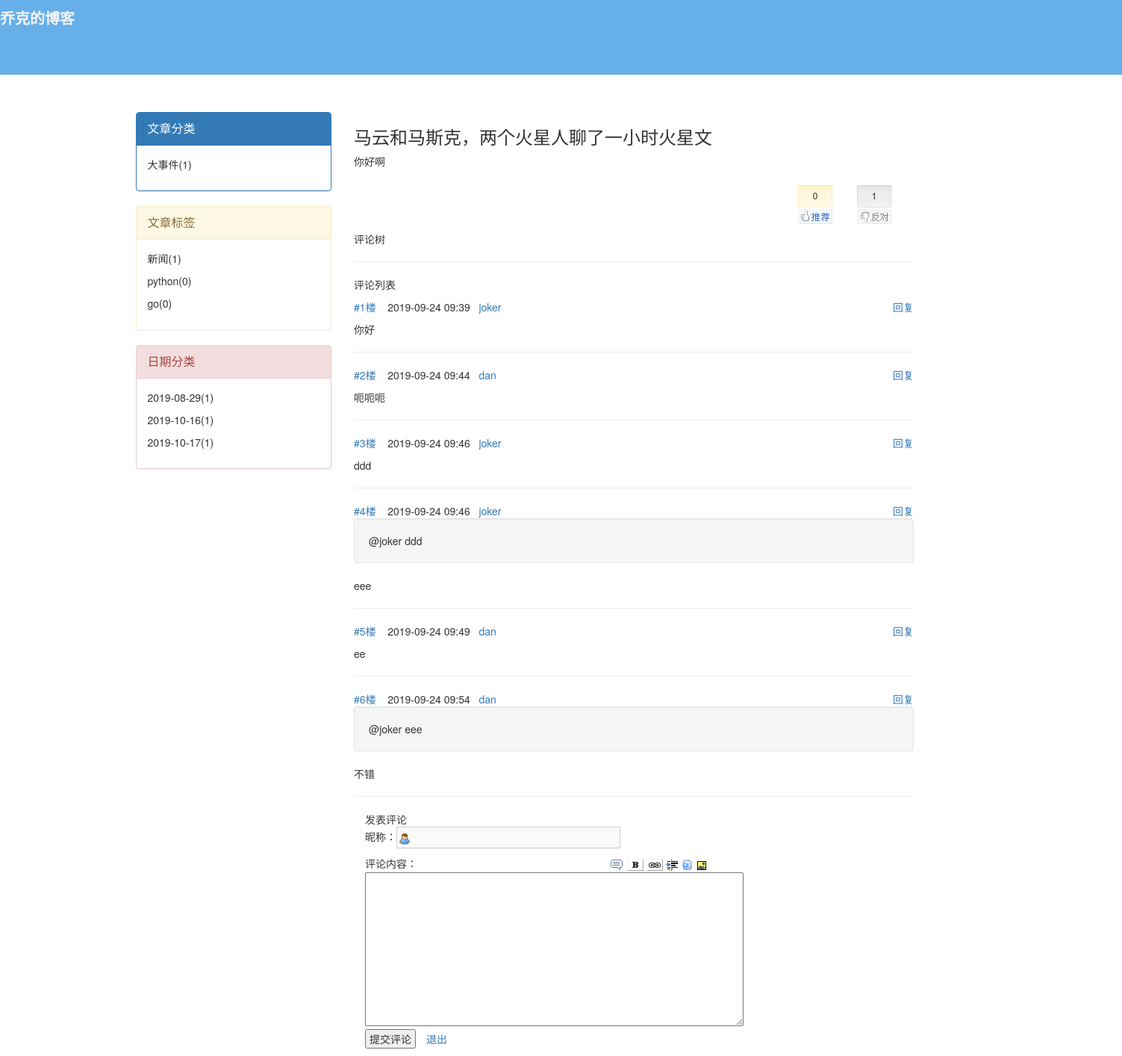
Page /blog/joker/1/ on the committed database.
### blog/models.py (models this page shows, shortened)
class UserInfo(AbstractUser):
    nid = models.AutoField(primary_key=True)
    phone = models.CharField(max_length=11, null=True, unique=True)
    avatar = models.FileField(upload_to="avatars/", default="avatars/default.png", verbose_name="头像")
    create_time = models.DateTimeField(auto_now_add=True)
    blog = models.OneToOneField(to="Blog", to_field="nid", null=True)

class Blog(models.Model):
    nid = models.AutoField(primary_key=True)
    title = models.CharField(max_length=64)  # 个人博客标题
    site = models.CharField(max_length=32, unique=True)  # 个人博客后缀
    theme = models.CharField(max_length=32)  # 博客主题

class Category(models.Model):
    nid = models.AutoField(primary_key=True)
    title = models.CharField(max_length=32)  # 分类标题
    blog = models.ForeignKey(to="Blog", to_field="nid")  # 外键关联博客，一个博客站点可以有多个分类

class Article(models.Model):
    nid = models.AutoField(primary_key=True)
    title = models.CharField(max_length=50)  # 文章标题
    desc = models.CharField(max_length=255)  # 文章描述
    create_time = models.DateTimeField(auto_now_add=True)  # 创建时间
    comments_count = models.IntegerField(verbose_name="评论数", default=0)
    up_count = models.IntegerField(verbose_name="点赞数", default=0)
    down_count = models.IntegerField(verbose_name="点踩数", default=0)
    category = models.ForeignKey(to="Category", to_field="nid", null=True)
    user = models.ForeignKey(to="UserInfo", to_field="nid")
    tags = models.ManyToManyField(  # 中介模型
        to="Tag",
        through="Article2Tag",
        through_fields=("article", "tag"),  # 注意顺序！！！
    )

class ArticleDetail(models.Model):
    nid = models.AutoField(primary_key=True)
    content = models.TextField()
    article = models.OneToOneField(to="Article", to_field="nid")

class Comment(models.Model):
    nid = models.AutoField(primary_key=True)
    article = models.ForeignKey(to="Article", to_field="nid")
    user = models.ForeignKey(to="UserInfo", to_field="nid")
    content = models.CharField(max_length=255)  # 评论内容
    create_time = models.DateTimeField(auto_now_add=True)
    parent_comment = models.ForeignKey("self", null=True)

### blog/views.py (the view)
# urls.py: url(r'(\w+)/(\d+)/', views.article_detial),
def article_detial(request, username, pk):
    user_obj = models.UserInfo.objects.filter(username=username).first()
    if not user_obj:
        return HttpResponse("404")
    article_obj = models.Article.objects.filter(pk=pk).first()
    comment_list = models.Comment.objects.filter(article_id=pk)
    return render(request, "article_detial.html",
                  {
                      "username": username,
                      "article_obj": article_obj,
                      "user_obj": user_obj,
                      "comment_list": comment_list
                  })

### blog/templatetags/my_tags.py (called while the page is built)
@register.inclusion_tag("left_page.html")
def get_left_page(username):
    user_obj = models.UserInfo.objects.filter(username=username).first()
    category_list = models.Category.objects.filter(blog=user_obj.blog).annotate(c=Count("article")).values("title", 'c')
    tag_list = models.Tag.objects.filter(blog=user_obj.blog).annotate(c=Count("article")).values("title", "c")
    archive_list = models.Article.objects.filter(user=user_obj).extra(
        select={"archive_date": "DATE(create_time)"}
    ).values("archive_date").annotate(c=Count("nid")).values("archive_date", "c")
    return {
        "category_list": category_list,
        "tag_list": tag_list,
        "archive_list": archive_list
    }

### templates/article_detial.html (shortened to what this page needs)
{% extends "base.html" %}
{% block blog-main %}
    <div class="article-detial">
        <h3>{{ article_obj.title }}</h3>
        <p>{{ article_obj.articledetail.content | safe }}</p>
    </div>
    <div class="clearfix">
        <div id="div_digg">
            <div class="diggit action">
                <span class="diggnum" id="digg_count">{{ article_obj.up_count }}</span>
            </div>
            <div class="buryit action">
                <span class="burynum" id="bury_count">{{ article_obj.down_count }}</span>
            </div>
        </div>
    </div>
    <p>评论树</p>
    <hr>
    <p>评论列表</p>
    <div class="comment-list">
        {% for comment in comment_list %}
            <div>
                <a href="">#{{ forloop.counter }}楼</a> &nbsp;&nbsp;
                <span class="comment-time" style="color: #333333">{{ comment.create_time|date:"Y-m-d H:i" }}</span>&nbsp;&nbsp;
                <a href="">{{ comment.user.username }}</a>
                <a class="pull-right replay-btn" username="{{ comment.user.username }}"
                   user_pid="{{ comment.pk }}">回复</a>
            </div>
            {% if comment.parent_comment_id %}
                <p class="well">
                    @{{ comment.parent_comment.user.username }} {{ comment.parent_comment.content }}
                </p>
            {% endif %}
            <div>
                <p class="comment-detail">{{ comment.content }}</p>
                <hr>
            </div>
        {% endfor %}
    </div>
    <div class="container">
        <div class="row">
            <div class="col-md-5">
                <div id="commentform_title">发表评论</div>
                <div class="comment">
                    <p>
                        昵称：<input type="text" id="tbCommentAuthor" class="author" disabled="disabled" size="50"
                                  value="{{ request.user.username }}">
                    </p>
                    <div class="clearfix">
                        <div class="commentbox_title_left">评论内容：</div>
                        <div class="commentbox_title_right">
                            <img id="ubb_quote" class="comment_icon" src="/static/images/quote.gif" alt="引用"
                                 title="添加引用" onclick="insertUBB('tbCommentBody','quote')">
                            <img id="ubb_bold" class="comment_icon" src="/static/images/b.png" alt="粗体"
                                 title="添加粗体" onclick="insertUBB('tbCommentBody','b')">
                            <img id="ubb_url" class="comment_icon" src="/static/images/lk.png" alt="链接"
                                 title="添加链接" onclick="insertUbbUrl('tbCommentBody')">
                            <img id="ubb_indent" class="comment_icon" src="/static/images/indent.png" alt="缩进"
                                 title="添加首行缩进" onclick="insertIndent('tbCommentBody')">
                            <img id="ubb_code" class="comment_icon" src="/static/images/InsertCode.gif" alt="代码"
                                 title="添加代码" onclick="insertUbbCode()">
                            <img id="ubb_img" class="comment_icon" src="/static/images/img.gif" alt="图片"
                                 title="上传图片" onclick="OpenImageUploadWindow();">
                        </div>
                    </div>
                    <textarea name="" id="comment-content" cols="65" rows="10"></textarea>
                    <p id="commentbox_opt">
                        <input id="btn_comment_submit" type="button" class="comment_btn" value="提交评论">
                        <a href="/logout/">退出</a>
                    </p>
                </div>
            </div>
        </div>
    </div>
{% endblock %}

### templates/base.html (shortened to what this page needs)
<!DOCTYPE html>
<html lang="en">
<head>
    <link rel="stylesheet" href="/static/bootstrap/css/bootstrap.min.css">
    <link rel="stylesheet" href="/static/mystyle.css">
    <link rel="stylesheet" href="/static/theme/{{ user_obj.blog.theme }}">
</head>
<body>
<div class="header">
    <p>{{ user_obj.blog.title }}</p>
</div>
<div class="container user-container">
    <div class="row">
        <div class="col-md-3">
            {% load my_tags %}
            {% get_left_page username %}
        </div>
        <div class="col-md-8">
            {% block blog-main %}
            {% endblock %}
        </div>
    </div>
</div>
</body>
</html>

### templates/left_page.html
<div class="panel panel-primary">
    <div class="panel-heading">
        <div class="panel-title">文章分类</div>
    </div>
    <div class="panel-body">
        {% for category in category_list %}
            <p>{{ category.title }}({{ category.c }})</p>
        {% endfor %}
    </div>
</div>
<div class="panel panel-warning">
    <div class="panel-heading">
        <div class="panel-title">文章标签</div>
    </div>
    <div class="panel-body">
        {% for tag in tag_list %}
            <p>{{ tag.title }}({{ tag.c }})</p>
        {% endfor %}
    </div>
</div>
<div class="panel panel-danger">
    <div class="panel-heading">
        <div class="panel-title">日期分类</div>
    </div>
    <div class="panel-body">
        {% for archive in archive_list %}
            <p>{{ archive.archive_date }}({{ archive.c }})</p>
        {% endfor %}
    </div>
</div>

### static/mystyle.css (style rules this page uses)
.header { height: 100px; width: 100%; color: whitesmoke; }
.header p { font-size: 20px; padding: 10px 0; font-weight: bold; }
.user-container { margin-top: 50px; }
#div_digg { float: right; margin-bottom: 10px; margin-right: 30px; font-size: 12px; width: 125px; text-align: center; margin-top: 10px; }
.diggit { float: left; width: 46px; height: 52px; background: url("/static/images/upup.gif") no-repeat; text-align: center; cursor: pointer; margin-top: 2px; padding-top: 5px; }
.buryit { float: right; margin-left: 20px; width: 46px; height: 52px; background: url("/static/images/downdown.gif") no-repeat; text-align: center; cursor: pointer; margin-top: 2px; padding-top: 5px; }
input.author { background-image: url("/static/images/icon_form.gif"); background-repeat: no-repeat; border: 1px solid #ccc; padding: 4px 4px 4px 30px; width: 300px; font-size: 13px; }
.commentbox_title_left { float: left; }
.commentbox_title_right { float: right; height: 22px; }
.comment_btn { height: 26px; width: 68px; margin: 0; padding: 0; line-height: 22px; }
#commentbox_opt a { padding-left: 10px; }
.comment-list .comment-detail { margin-top: 10px; }

### static/theme/joker.css (style rules this page uses)
.header { background: #66afe9; }

### rows in the picture
UserInfo: blog "乔克的博客"
Category: title "大事件", c "1"
Article: title "马云和马斯克，两个火星人聊了一小时火星文", articledetail.content "你好啊", up_count "0", down_count "1"
Comment: create_time "2019-09-24 09:39", user.username "joker", content "你好"
Comment: create_time "2019-09-24 09:44", user.username "dan", content "呃呃呃"
Comment: create_time "2019-09-24 09:46", user.username "joker", content "ddd"
Comment: create_time "2019-09-24 09:46", user.username "joker", parent_comment.user.username "joker", parent_comment.content "ddd", content "eee"
Comment: create_time "2019-09-24 09:49", user.username "dan", content "ee"
Comment: create_time "2019-09-24 09:54", user.username "dan", parent_comment.user.username "joker", parent_comment.content "eee", content "不错"

### other values in the picture
{{ tag.title }} "新闻" "python" "go"
{{ tag.c }} "1" "0" "0"
{{ archive.archive_date }} "2019-08-29" "2019-10-16" "2019-10-17"
{{ archive.c }} "1" "1" "1"
